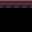

Below is a game level as drawn by its tile map, then a one-line description and the .tmx file that defines it, in full:
An orthogonal 1x1 tile map with 32x32 px tiles, 1 tile layer (Assembly), 3 tilesets.

<map version="1.10" orientation="orthogonal" renderorder="right-down" width="1" height="1" tilewidth="32" tileheight="32" infinite="0" nextlayerid="2" nextobjectid="1">
  <tileset firstgid="1" source="../floors.tsx" />
  <tileset firstgid="321" source="../walls.tsx" />
  <tileset firstgid="961" source="../architecture.tsx" />
  <layer id="1" name="Assembly" width="1" height="1">
    <data encoding="csv">
1729
</data>
  </layer>
</map>
